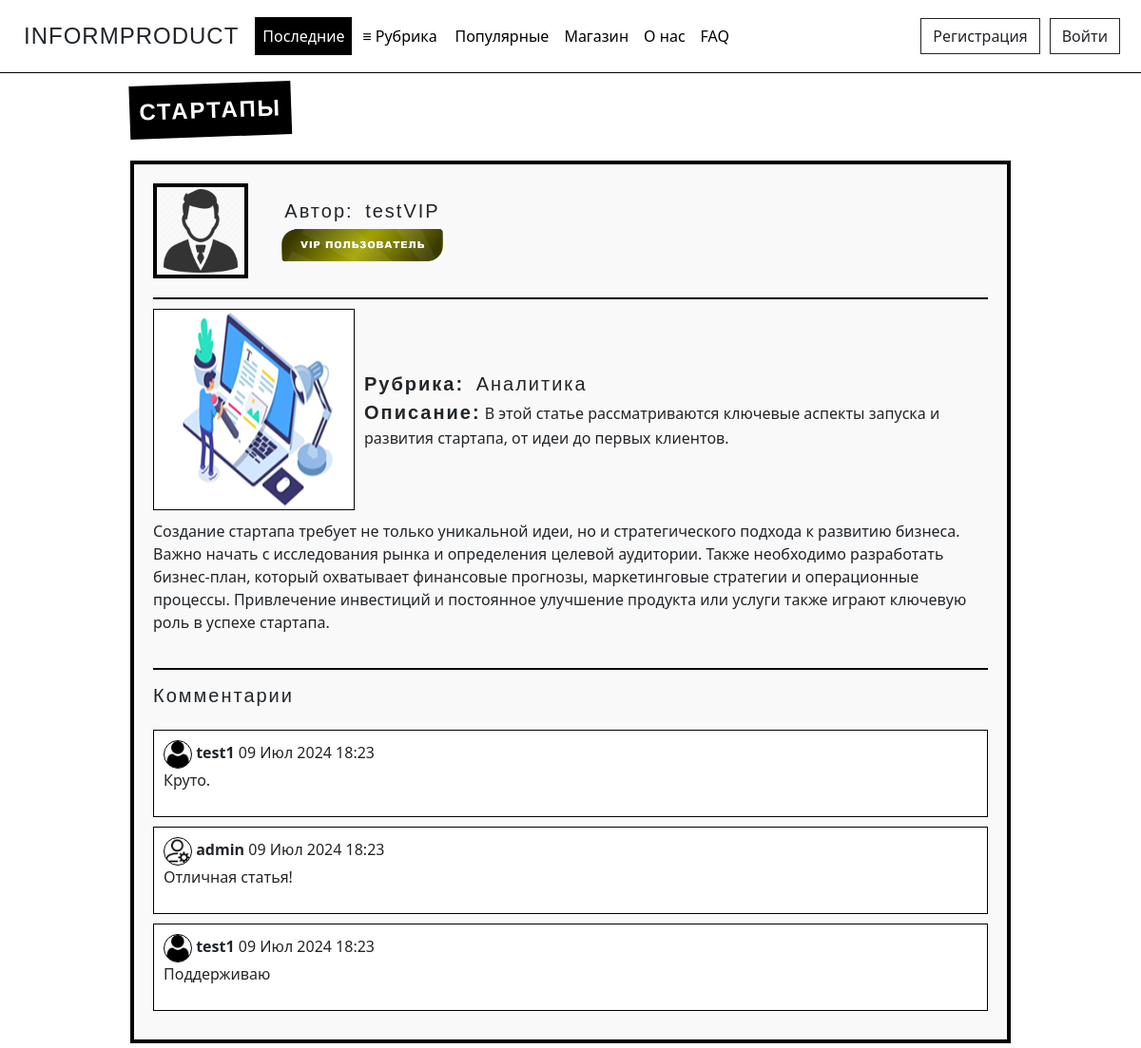
Screenshot of /articles/81 with the database file from the repository.
### journal/models.py (models this page shows, shortened)
class Article(models.Model):
    CATEGORY_CHOICES = [
        ('Analytics', 'Аналитика'),
        ('ART', 'АРТ'),
        ('Music', 'Музыка'),
        ('Science', 'Наука'),
        ('Varial', 'Разное'),
    ]
    title = models.CharField('Название', max_length=100)
    description = models.TextField('Описание')
    text = models.TextField('Основной текст')
    category = models.CharField(max_length=50, verbose_name='Рубрика', choices=CATEGORY_CHOICES, default='Разное')
    author = models.ForeignKey(User, verbose_name='Автор', on_delete=models.CASCADE)
    publication = models.BooleanField('Статус публикации', default=False)
    date = models.DateTimeField('Дата', default=timezone.now)
    likes = models.IntegerField('Количество лайков', default=0)
    img = models.ImageField('Превью', default='default_preview.png', upload_to='preview_images')
    class Meta:
        verbose_name = 'Статью'
        verbose_name_plural = 'Статьи'

class Comment(models.Model):
    article = models.ForeignKey(Article, verbose_name='Статья', related_name='comments', on_delete=models.CASCADE)
    author = models.ForeignKey(User, verbose_name='Комментатор', on_delete=models.CASCADE)
    text = models.TextField('Комментарий')
    date = models.DateTimeField('Дата', default=timezone.now)
    class Meta:
        verbose_name = 'Комментарий'
        verbose_name_plural = 'Комментарии'

### users/models.py (models this page shows, shortened)
class Profile(models.Model):
    STATUS_CHOICES = {
        ('User', 'Пользователь'),
        ('User VIP', 'VIP пользователь'),
        ('Admin', 'Администратор'),
    }
    user = models.OneToOneField(User, verbose_name='Имя пользователя', on_delete=models.CASCADE)
    img = models.ImageField('Фото пользователя', default='default_user.png', upload_to='user_images')
    status = models.CharField(max_length=20, verbose_name='Статус пользователя', choices=STATUS_CHOICES, default='User')
    vip_status_expiry = models.DateTimeField(verbose_name='Окончание VIP статуса', null=True, blank=True)
    class Meta:
        verbose_name = 'Профаил'
        verbose_name_plural = 'Профайлы'

### journal/views.py (the view)
# urls.py: path('articles/<int:pk>', views.ArticleDetailView.as_view(), name='article_detail'),
class ArticleDetailView(DetailView):
    model = Article
    template_name = 'journal/article_detail.html'
    context_object_name = 'article'
    def get_context_data(self, **kwargs):
        ctx = super().get_context_data(**kwargs)
        user = self.request.user
        article = self.get_object()
        if not article.publication and (user != article.author):
            raise Http404("Страница не найдена. Ошибка 404.")
        if user.is_authenticated:
            profile = Profile.objects.get(user=user)
            ctx['profile'] = profile
            ctx['comment_form'] = CommentForm()
            ctx['is_following'] = (Follow.objects.filter(follower=user, following=self.object.author).exists())
            ctx['user_has_liked'] = (Like.objects.filter(article=self.object, liked_by=user, like=True).exists())
        return ctx

### journal/templates/journal/article_detail.html (shortened to what this page needs)
{% extends 'journal/base.html' %}
{% block index_active %}
  active
{% endblock %}
{% block content %}
  <div class="tilted-text font">
    {{ article.title|striptags }}
  </div>
  <div class="article-container">
    <div class="author-article-line">
      <img src="{{ article.author.profile.img.url }}" alt="{{ article.author }}" class="user-article-img">
      <div class="author-role">
        <div class="text-author">Автор: {{ article.author }}</div>
        {% if article.author.profile.status == 'User' %}
          <img src="/pictures/main_page/user_label.png" alt="Badge" width="180">
        {% elif article.author.profile.status == 'Admin' %}
          <img src="/pictures/main_page/admin_label.png" alt="Badge" width="180">
        {% else %}
          <img src="/pictures/main_page/user_vip_label.png" alt="Badge" width="180">
        {% endif %}
      </div>
    </div>
    <div class="details">
      <div class="image-block">
        <img src="{{ article.img.url }}">
      </div>
      <div class="text-block">
        <div class="text-author"><b>Рубрика:</b> {{ article.get_category_display }}</div>
        <div><b class="text-author">Описание:</b> {{ article.description|safe }}</div>
      </div>
    </div>
    <div>
      <p>{{ article.text|safe }}</p>
    </div>
    {% if article.publication %}
      <div class="author-article-line"></div>
      <h2 class="comment_text">Комментарии</h2>
      <ul class="list-group mt-4">
        {% for comment in article.comments.all %}
          <li class="list-group-item">
            <a href="{% url 'user_articles' comment.author.username %}" class="no-underline">
              <img src="{{ comment.author.profile.img.url }}" alt="{{ comment.author.username }}" class="author-comment-img">
              <strong>{{ comment.author.username }}</strong>
            </a>
            {{ comment.date|date:"d M Y H:i" }}
            <p>{{ comment.text }}</p>
          </li>
        {% empty %}
          <li class="list-group-item">Комментариев пока нет.</li>
        {% endfor %}
      </ul>
    </div>
  {% endif %}
{% endblock %}

### journal/static/journal/main.css (style rules this page uses)
body { background-repeat: no-repeat; background-size: cover; background-attachment: fixed; background-position: center; padding-top: 60px; }
.no-underline { text-decoration: none; color: inherit; }
ul.list-group > li.list-group-item { word-wrap: break-word; border: 1px solid #000000; padding: 10px; margin-bottom: 10px; box-sizing: border-box; border-radius: 0; }
.font { font-family: 'Impact', sans-serif; letter-spacing: 2px; word-spacing: 5px; font-size: 28px; text-transform: uppercase; }
.tilted-text { display: inline-block; background-color: black; color: white; font-weight: bold; font-size: 24px; padding: 10px; transform: rotate(-2deg) translateY(-20px); user-select: none; }
.article-container { width: 100%; margin: 5px auto; border: 4px solid #000; padding: 20px; background-color: #f9f9f9; }
.author-article-line { border-bottom: 2px solid #000; padding-bottom: 20px; display: flex; align-items: center; }
.user-article-img { border: 4px solid #000; padding: 2px; width: 100px; height: 100px; text-align: center; }
.author-role { margin-left: 30px; text-align: center; }
.text-author { font-family: 'Impact', sans-serif; letter-spacing: 2px; word-spacing: 5px; font-size: 20px; }
.details { display: flex; align-items: center; justify-content: flex-start; }
.image-block { margin: 10px 10px 10px 0px; }
.image-block img { max-width: 150%; height: auto; width: auto; border: 1px solid #000; }
.text-block { flex: 1; }
.comment_text label, h2 { font-family: 'Impact', sans-serif; letter-spacing: 2px; word-spacing: 5px; font-size: 20px; margin-top: 15px; }
.author-comment-img { width: 30px; height: 30px; border-radius: 50%; object-fit: cover; border: 1px solid #000; }

### rows the page displays
Article: title "СТАРТАПЫ", author.profile.img (picture), author "testVIP", img (placeholder picture), category "Аналитика", description "В этой статье рассматриваются ключевые аспекты запуска и развития стартапа, от идеи до первых клиентов.", text "Создание стартапа требует не только уникальной идеи, но и стратегического подхода к развитию бизнеса. Важно начать с исследования рынка и определения целевой аудитории. Также необходимо разработать бизнес-план, который охватывает финансовые прогнозы, маркетинговые стратегии и операционные процессы. Привлечение инвестиций и постоянное улучшение продукта или услуги также играют ключевую роль в успехе стартапа."
Comment: author.profile.img (placeholder picture), author.username "test1", date "09 Июл 2024 18:23", text "Круто."
Comment: author.profile.img (picture), author.username "admin", date "09 Июл 2024 18:23", text "Отличная статья!"
Comment: author.profile.img (placeholder picture), author.username "test1", date "09 Июл 2024 18:23", text "Поддерживаю"
